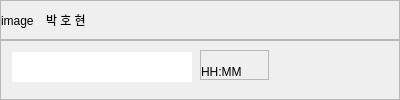
<?xml version="1.0" encoding="UTF-8"?>
<ui version="4.0">
 <class>Form</class>
 <widget class="QWidget" name="Form">
  <property name="geometry">
   <rect>
    <x>0</x>
    <y>0</y>
    <width>400</width>
    <height>100</height>
   </rect>
  </property>
  <property name="minimumSize">
   <size>
    <width>0</width>
    <height>100</height>
   </size>
  </property>
  <property name="maximumSize">
   <size>
    <width>400</width>
    <height>16777215</height>
   </size>
  </property>
  <property name="windowTitle">
   <string>Form</string>
  </property>
  <widget class="QWidget" name="widget" native="true">
   <property name="geometry">
    <rect>
     <x>0</x>
     <y>0</y>
     <width>400</width>
     <height>100</height>
    </rect>
   </property>
   <property name="minimumSize">
    <size>
     <width>400</width>
     <height>100</height>
    </size>
   </property>
   <property name="maximumSize">
    <size>
     <width>400</width>
     <height>16777215</height>
    </size>
   </property>
   <layout class="QVBoxLayout" name="verticalLayout">
    <property name="spacing">
     <number>0</number>
    </property>
    <property name="leftMargin">
     <number>0</number>
    </property>
    <property name="topMargin">
     <number>0</number>
    </property>
    <property name="rightMargin">
     <number>0</number>
    </property>
    <property name="bottomMargin">
     <number>0</number>
    </property>
    <item>
     <widget class="QFrame" name="frame">
      <property name="minimumSize">
       <size>
        <width>0</width>
        <height>40</height>
       </size>
      </property>
      <property name="maximumSize">
       <size>
        <width>16777215</width>
        <height>40</height>
       </size>
      </property>
      <property name="frameShape">
       <enum>QFrame::StyledPanel</enum>
      </property>
      <property name="frameShadow">
       <enum>QFrame::Raised</enum>
      </property>
      <layout class="QHBoxLayout" name="horizontalLayout">
       <property name="spacing">
        <number>5</number>
       </property>
       <property name="leftMargin">
        <number>0</number>
       </property>
       <property name="topMargin">
        <number>0</number>
       </property>
       <property name="rightMargin">
        <number>0</number>
       </property>
       <property name="bottomMargin">
        <number>0</number>
       </property>
       <item>
        <widget class="QLabel" name="label_3">
         <property name="minimumSize">
          <size>
           <width>40</width>
           <height>40</height>
          </size>
         </property>
         <property name="maximumSize">
          <size>
           <width>40</width>
           <height>40</height>
          </size>
         </property>
         <property name="text">
          <string>image</string>
         </property>
        </widget>
       </item>
       <item>
        <widget class="QLabel" name="label">
         <property name="text">
          <string>박 호 현</string>
         </property>
        </widget>
       </item>
       <item>
        <spacer name="horizontalSpacer">
         <property name="orientation">
          <enum>Qt::Horizontal</enum>
         </property>
         <property name="sizeHint" stdset="0">
          <size>
           <width>179</width>
           <height>20</height>
          </size>
         </property>
        </spacer>
       </item>
      </layout>
     </widget>
    </item>
    <item>
     <widget class="QFrame" name="frame_2">
      <property name="frameShape">
       <enum>QFrame::StyledPanel</enum>
      </property>
      <property name="frameShadow">
       <enum>QFrame::Raised</enum>
      </property>
      <widget class="QTextEdit" name="textEdit">
       <property name="geometry">
        <rect>
         <x>12</x>
         <y>12</y>
         <width>180</width>
         <height>30</height>
        </rect>
       </property>
       <property name="minimumSize">
        <size>
         <width>0</width>
         <height>30</height>
        </size>
       </property>
       <property name="maximumSize">
        <size>
         <width>180</width>
         <height>16777215</height>
        </size>
       </property>
       <property name="frameShape">
        <enum>QFrame::NoFrame</enum>
       </property>
       <property name="verticalScrollBarPolicy">
        <enum>Qt::ScrollBarAlwaysOff</enum>
       </property>
       <property name="horizontalScrollBarPolicy">
        <enum>Qt::ScrollBarAlwaysOff</enum>
       </property>
       <property name="html">
        <string>&lt;!DOCTYPE HTML PUBLIC &quot;-//W3C//DTD HTML 4.0//EN&quot; &quot;http://www.w3.org/TR/REC-html40/strict.dtd&quot;&gt;
&lt;html&gt;&lt;head&gt;&lt;meta name=&quot;qrichtext&quot; content=&quot;1&quot; /&gt;&lt;style type=&quot;text/css&quot;&gt;
p, li { white-space: pre-wrap; }
&lt;/style&gt;&lt;/head&gt;&lt;body style=&quot; font-family:'Gulim'; font-size:7.5pt; font-weight:400; font-style:normal;&quot;&gt;
&lt;p style=&quot;-qt-paragraph-type:empty; margin-top:0px; margin-bottom:0px; margin-left:0px; margin-right:0px; -qt-block-indent:0; text-indent:0px;&quot;&gt;&lt;br /&gt;&lt;/p&gt;&lt;/body&gt;&lt;/html&gt;</string>
       </property>
      </widget>
      <widget class="QFrame" name="frame_3">
       <property name="geometry">
        <rect>
         <x>200</x>
         <y>10</y>
         <width>69</width>
         <height>30</height>
        </rect>
       </property>
       <property name="minimumSize">
        <size>
         <width>0</width>
         <height>30</height>
        </size>
       </property>
       <property name="frameShape">
        <enum>QFrame::StyledPanel</enum>
       </property>
       <property name="frameShadow">
        <enum>QFrame::Raised</enum>
       </property>
       <layout class="QVBoxLayout" name="verticalLayout_2">
        <property name="spacing">
         <number>0</number>
        </property>
        <property name="leftMargin">
         <number>0</number>
        </property>
        <property name="topMargin">
         <number>0</number>
        </property>
        <property name="rightMargin">
         <number>0</number>
        </property>
        <property name="bottomMargin">
         <number>0</number>
        </property>
        <item>
         <spacer name="verticalSpacer">
          <property name="orientation">
           <enum>Qt::Vertical</enum>
          </property>
          <property name="sizeHint" stdset="0">
           <size>
            <width>20</width>
            <height>4</height>
           </size>
          </property>
         </spacer>
        </item>
        <item>
         <widget class="QLabel" name="label_2">
          <property name="text">
           <string>HH:MM</string>
          </property>
         </widget>
        </item>
       </layout>
      </widget>
     </widget>
    </item>
   </layout>
  </widget>
 </widget>
 <resources/>
 <connections/>
</ui>
